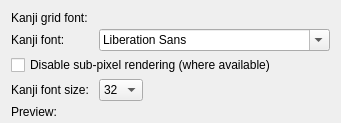
            <widget class="QWidget" name="gridFontsPage">
             <layout class="QFormLayout" name="formLayout_8">
              <property name="horizontalSpacing">
               <number>10</number>
              </property>
              <property name="verticalSpacing">
               <number>4</number>
              </property>
              <property name="bottomMargin">
               <number>0</number>
              </property>
              <item row="0" column="0" colspan="2">
               <widget class="QLabel" name="label_130">
                <property name="text">
                 <string>Kanji grid font:</string>
                </property>
               </widget>
              </item>
              <item row="1" column="0">
               <widget class="QLabel" name="label_51">
                <property name="sizePolicy">
                 <sizepolicy hsizetype="Fixed" vsizetype="Preferred">
                  <horstretch>0</horstretch>
                  <verstretch>0</verstretch>
                 </sizepolicy>
                </property>
                <property name="text">
                 <string>Kanji font:</string>
                </property>
               </widget>
              </item>
              <item row="1" column="1">
               <widget class="QFontComboBox" name="kanjiFontCBox">
                <property name="sizePolicy">
                 <sizepolicy hsizetype="Expanding" vsizetype="Fixed">
                  <horstretch>0</horstretch>
                  <verstretch>0</verstretch>
                 </sizepolicy>
                </property>
                <property name="writingSystem">
                 <enum>QFontDatabase::Japanese</enum>
                </property>
               </widget>
              </item>
              <item row="2" column="0" colspan="2">
               <widget class="QCheckBox" name="kanjiAliasBox">
                <property name="sizePolicy">
                 <sizepolicy hsizetype="Fixed" vsizetype="Fixed">
                  <horstretch>0</horstretch>
                  <verstretch>0</verstretch>
                 </sizepolicy>
                </property>
                <property name="text">
                 <string>Disable sub-pixel rendering (where available)</string>
                </property>
               </widget>
              </item>
              <item row="3" column="0">
               <widget class="QLabel" name="label_56">
                <property name="sizePolicy">
                 <sizepolicy hsizetype="Fixed" vsizetype="Preferred">
                  <horstretch>0</horstretch>
                  <verstretch>0</verstretch>
                 </sizepolicy>
                </property>
                <property name="text">
                 <string>Kanji font size:</string>
                </property>
               </widget>
              </item>
              <item row="3" column="1">
               <widget class="QComboBox" name="kanjiSizeCBox">
                <property name="sizePolicy">
                 <sizepolicy hsizetype="Fixed" vsizetype="Fixed">
                  <horstretch>0</horstretch>
                  <verstretch>0</verstretch>
                 </sizepolicy>
                </property>
                <item>
                 <property name="text">
                  <string>32</string>
                 </property>
                </item>
                <item>
                 <property name="text">
                  <string>35</string>
                 </property>
                </item>
                <item>
                 <property name="text">
                  <string>38</string>
                 </property>
                </item>
                <item>
                 <property name="text">
                  <string>42</string>
                 </property>
                </item>
                <item>
                 <property name="text">
                  <string>45</string>
                 </property>
                </item>
                <item>
                 <property name="text">
                  <string>56</string>
                 </property>
                </item>
                <item>
                 <property name="text">
                  <string>84</string>
                 </property>
                </item>
               </widget>
              </item>
              <item row="4" column="0" colspan="2">
               <widget class="QLabel" name="label_131">
                <property name="text">
                 <string>Preview:</string>
                </property>
               </widget>
              </item>
              <item row="5" column="0" colspan="2">
               <widget class="QFrame" name="kanjiPreview">
                <property name="frameShape">
                 <enum>QFrame::StyledPanel</enum>
                </property>
               </widget>
              </item>
             </layout>
            </widget>
